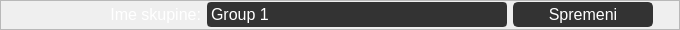
                                  <widget class="QFrame" name="frame_8">
                                   <property name="minimumSize">
                                    <size>
                                     <width>680</width>
                                     <height>25</height>
                                    </size>
                                   </property>
                                   <property name="maximumSize">
                                    <size>
                                     <width>16777215</width>
                                     <height>30</height>
                                    </size>
                                   </property>
                                   <property name="frameShape">
                                    <enum>QFrame::StyledPanel</enum>
                                   </property>
                                   <property name="frameShadow">
                                    <enum>QFrame::Raised</enum>
                                   </property>
                                   <layout class="QHBoxLayout" name="horizontalLayout_42">
                                    <property name="leftMargin">
                                     <number>0</number>
                                    </property>
                                    <property name="topMargin">
                                     <number>0</number>
                                    </property>
                                    <property name="rightMargin">
                                     <number>0</number>
                                    </property>
                                    <property name="bottomMargin">
                                     <number>0</number>
                                    </property>
                                    <item>
                                     <widget class="QLabel" name="lab_meas_grp_name">
                                      <property name="minimumSize">
                                       <size>
                                        <width>200</width>
                                        <height>20</height>
                                       </size>
                                      </property>
                                      <property name="maximumSize">
                                       <size>
                                        <width>16777215</width>
                                        <height>30</height>
                                       </size>
                                      </property>
                                      <property name="font">
                                       <font>
                                        <family>Segoe UI</family>
                                        <pointsize>16</pointsize>
                                       </font>
                                      </property>
                                      <property name="styleSheet">
                                       <string notr="true">color:rgb(255,255,255);</string>
                                      </property>
                                      <property name="text">
                                       <string>&lt;html&gt;&lt;head/&gt;&lt;body&gt;&lt;p&gt;&lt;span style=&quot; font-size:12pt; color:#ffffff;&quot;&gt;Ime skupine:&lt;/span&gt;&lt;/p&gt;&lt;/body&gt;&lt;/html&gt;</string>
                                      </property>
                                      <property name="alignment">
                                       <set>Qt::AlignRight|Qt::AlignTrailing|Qt::AlignVCenter</set>
                                      </property>
                                     </widget>
                                    </item>
                                    <item>
                                     <widget class="QLineEdit" name="line_meas_grp_name">
                                      <property name="enabled">
                                       <bool>true</bool>
                                      </property>
                                      <property name="minimumSize">
                                       <size>
                                        <width>300</width>
                                        <height>25</height>
                                       </size>
                                      </property>
                                      <property name="maximumSize">
                                       <size>
                                        <width>500</width>
                                        <height>25</height>
                                       </size>
                                      </property>
                                      <property name="font">
                                       <font>
                                        <family>Segoe UI</family>
                                        <pointsize>12</pointsize>
                                       </font>
                                      </property>
                                      <property name="styleSheet">
                                       <string notr="true">QLineEdit {
	color:rgb(255,255,255);
	border:2px solid rgb(51,51,51);
	border-radius:4px;
	background:rgb(51,51,51);
}

QLineEdit:disabled {
	color:rgb(255,255,255);
	border:2px solid rgb(112,112,112);
	border-radius:4px;
	background:rgb(112,112,112);
}</string>
                                      </property>
                                      <property name="text">
                                       <string>Group 1</string>
                                      </property>
                                     </widget>
                                    </item>
                                    <item>
                                     <widget class="QPushButton" name="bn_meas_grp_rename">
                                      <property name="minimumSize">
                                       <size>
                                        <width>140</width>
                                        <height>25</height>
                                       </size>
                                      </property>
                                      <property name="maximumSize">
                                       <size>
                                        <width>140</width>
                                        <height>25</height>
                                       </size>
                                      </property>
                                      <property name="font">
                                       <font>
                                        <family>Segoe UI</family>
                                        <pointsize>12</pointsize>
                                       </font>
                                      </property>
                                      <property name="styleSheet">
                                       <string notr="true">QPushButton {
	border: 2px solid rgb(51,51,51);
	border-radius: 5px;	
	color:rgb(255,255,255);
	background-color: rgb(51,51,51);
}
QPushButton:hover {
	border: 2px solid rgb(0,143,150);
	background-color: rgb(0,143,150);
}
QPushButton:pressed {	
	border: 2px solid rgb(0,143,150);
	background-color: rgb(51,51,51);
}

QPushButton:disabled {	
	border-radius: 5px;	
	border: 2px solid rgb(112,112,112);
	background-color: rgb(112,112,112);
}</string>
                                      </property>
                                      <property name="text">
                                       <string>Spremeni</string>
                                      </property>
                                      <property name="checkable">
                                       <bool>false</bool>
                                      </property>
                                      <property name="flat">
                                       <bool>true</bool>
                                      </property>
                                     </widget>
                                    </item>
                                    <item>
                                     <spacer name="horizontalSpacer_9">
                                      <property name="orientation">
                                       <enum>Qt::Horizontal</enum>
                                      </property>
                                      <property name="sizeHint" stdset="0">
                                       <size>
                                        <width>22</width>
                                        <height>20</height>
                                       </size>
                                      </property>
                                     </spacer>
                                    </item>
                                   </layout>
                                  </widget>
